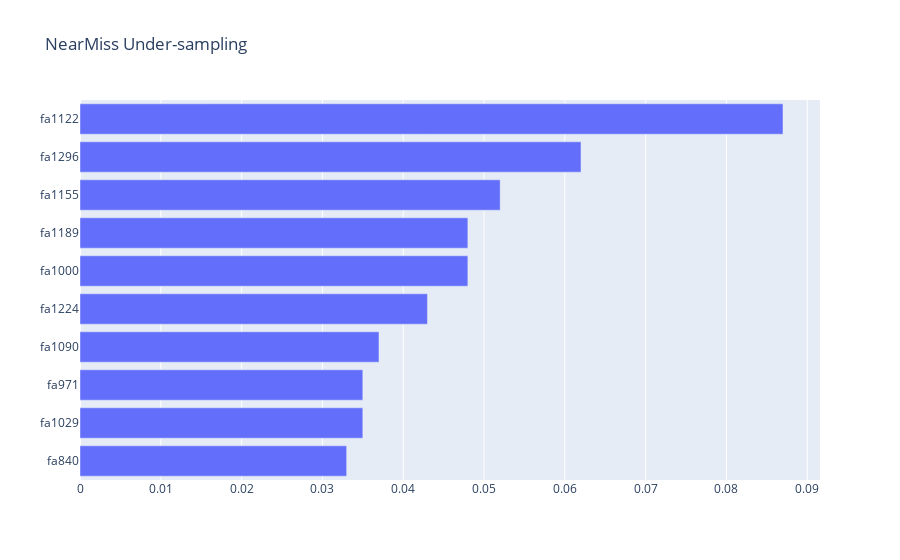

Notebook code cell kept with this figure:
### Code cell
# plot feature importance based on the random forest model
features_nm, scores_nm, fig= plot_important_features_RF(clf_nm, 10, X_nm, y_nm, 'NearMiss Under-sampling')
fig.write_html('plots/RF/NM_TopFeatures.html')

### Figure 1 — Plotly figure (JSON) as saved in the notebook; plotly's stock layout.template omitted (floating-point values rounded to 4 significant figures)
{"data": [{"orientation": "h", "type": "bar", "x": [0.087, 0.062, 0.052, 0.048, 0.048, 0.043, 0.037, 0.035, 0.035, 0.033], "y": ["fa1122", "fa1296", "fa1155", "fa1189", "fa1000", "fa1224", "fa1090", "fa971", "fa1029", "fa840"]}], "layout": {"title": {"text": "NearMiss Under-sampling"}, "yaxis": {"autorange": "reversed"}}}
